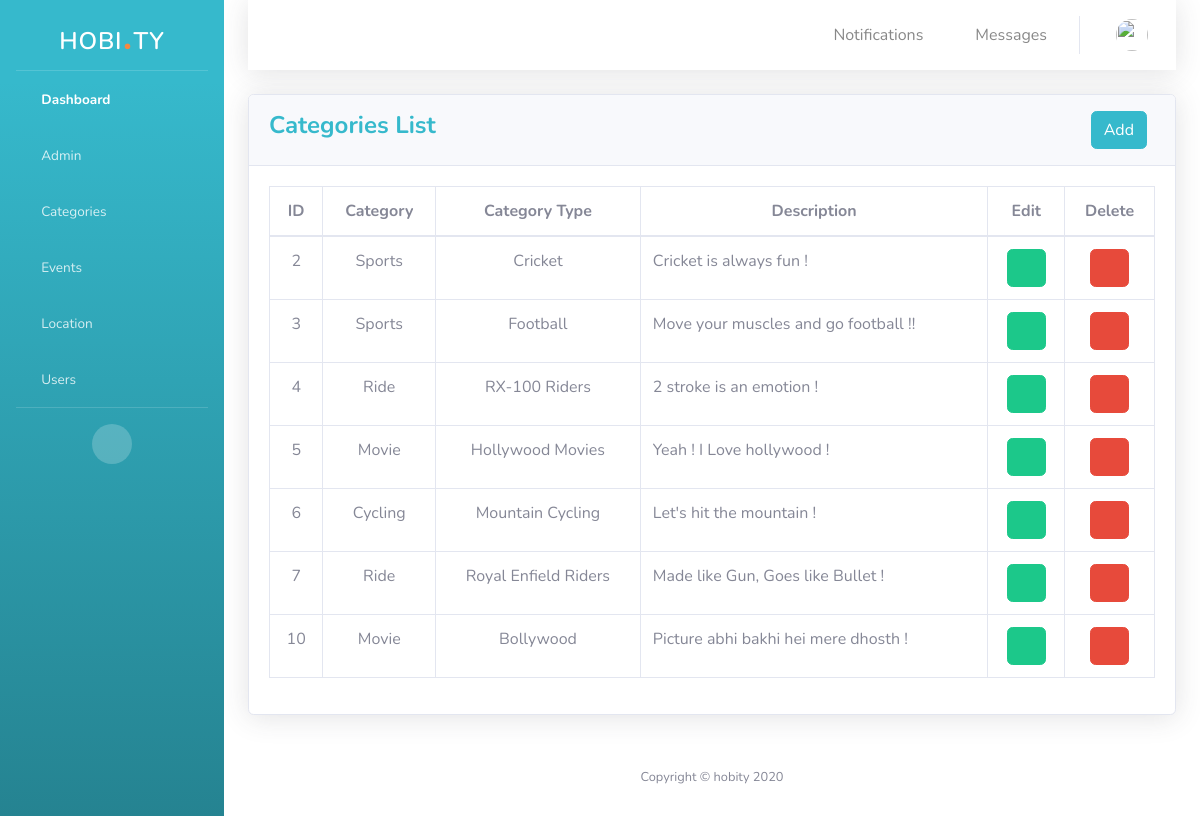
/interests_list.php, run on the app's committed database.
### tables this page shows
CREATE TABLE `interests_list` (
  `id` int(11) NOT NULL,
  `interests_id` int(11) NOT NULL,
  `listname` varchar(30) NOT NULL,
  `listdescription` varchar(100) NOT NULL
);

CREATE TABLE `interests` (
  `id` int(11) NOT NULL,
  `name` varchar(50) NOT NULL,
  `description` varchar(100) NOT NULL
);

### interests_list.php (the view, shortened to what this page needs)
<?php
include('security.php');
include('includes/header.php');
include('includes/sidebar.php');
?>
            <?php
              $category = "SELECT * FROM interests";
              $category_run = mysqli_query($connection,$category);
                ?>
<div class="container-fluid">
  <?php
  include('includes/topbar.php');
  ?>
  <div class="card shadow mb-4">
    <div class="card-header py-3">
      <h4 class="m-0 font-weight-bold text-info">Categories List
      <button type="button" class="btn btn-info mx-2 float-right" data-toggle="modal" data-target="#categorylistmodal">
       Add
      </button>
    </div>
    <div class="card-body">
      <div class="table-responsive">
      <?php
      $query = "SELECT * FROM interests_list";
      $query_run = mysqli_query($connection, $query);
      if(mysqli_num_rows($query_run) > 0)
      {
        ?>
        <table class="table table-bordered" id="dataTable" width="100%" cellspacing="0">
          <thead>
            <tr>
              <th class="text-center">ID</th>
              <th class="text-center">Category</th>
              <th class="text-center">Category Type</th>
              <th class="text-center">Description</th>
              <th class="text-center">Edit</th>
              <th class="text-center">Delete</th>
            </tr>
          </thead>
          <tbody>
          <?php
            while($row = mysqli_fetch_assoc($query_run))
            {
              $category_id = $row['interests_id'];
              $category_name = "SELECT * FROM interests WHERE id = '$category_id' ";
              $category_name_run = mysqli_query($connection, $category_name);
          ?>
            <tr>
              <td class="text-center"><?php echo $row['id']; ?></td>
              <td class="text-center">
                <?php foreach($category_name_run as $category_row) { echo $category_row['name'];}
                ?>
              </td>
              <td class="text-center"><?php echo $row['listname']; ?></td>
              <td><?php echo $row['listdescription']; ?></td>
              <td class="text-center">
                <form action="interests_list_edit.php" method="post">
                  <button type="submit" class="btn btn-success" name="category_list_edit_btn"><i class="fas fa-edit"></i></button>
                </form>
              </td>
              <td class="text-center">
                  <button type="button" class="btn btn-danger category_list_del_btn"><i class="fas fa-trash-alt"></i></button>
              </td>
            </tr>
            <?php
              }
            ?>
          </tbody>
        </table>
        <?php
          }
          else
          {
            echo "No Record Found !";
          }
        ?>
      </div>
    </div>
  </div>
<?php
  include('includes/footer.php');
?>

### data on the page
interests_list: id "2", listname "Cricket", listdescription "Cricket is always fun !"
interests: name "Sports"
interests_list: id "3", listname "Football", listdescription "Move your muscles and go football !!"
interests_list: id "4", listname "RX-100 Riders", listdescription "2 stroke is an emotion !"
interests: name "Ride"
interests_list: id "5", listname "Hollywood Movies", listdescription "Yeah ! I Love hollywood !"
interests: name "Movie"
interests_list: id "6", listname "Mountain Cycling", listdescription "Let's hit the mountain !"
interests: name "Cycling"
interests_list: id "7", listname "Royal Enfield Riders", listdescription "Made like Gun, Goes like Bullet !"
interests_list: id "10", listname "Bollywood", listdescription "Picture abhi bakhi hei mere dhosth !"
